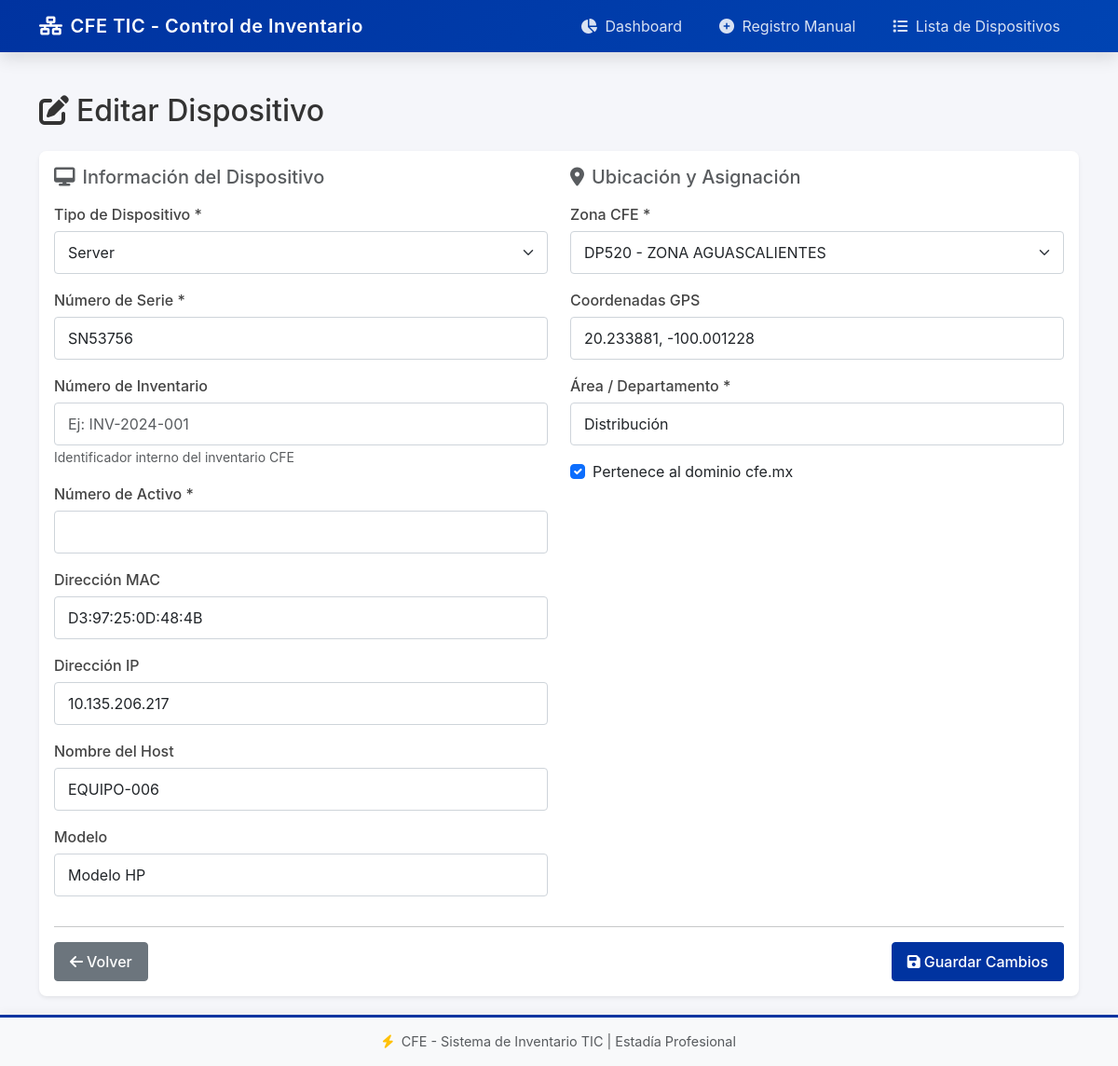
The page /dispositivos/editar/6 on the database its author committed.
### tables this page shows
CREATE TABLE DISPOSITIVOS (
                    id INTEGER PRIMARY KEY AUTOINCREMENT,
                    mac_address TEXT UNIQUE,
                    ip_address TEXT,
                    nombre_host TEXT,
                    numero_serie TEXT,
                    modelo TEXT,
                    tipo TEXT,
                    origen TEXT DEFAULT 'OCS',
                    numero_activo TEXT,
                    cve_zona TEXT,
                    coordenadas_gps TEXT,
                    area_pertenencia TEXT,
                    dominio BOOLEAN DEFAULT 0,
                    fecha_registro TIMESTAMP DEFAULT CURRENT_TIMESTAMP,
                    fecha_ultimo_inventario TIMESTAMP, numero_inventario TEXT,
                    FOREIGN KEY (cve_zona) REFERENCES ZONAS(cve_zona)
                );

### app.py (the view, shortened to what this page needs)
@app.route('/dispositivos/editar/<int:dispositivo_id>', methods=['GET', 'POST'])
def editar_dispositivo(dispositivo_id):
    dispositivo = obtener_dispositivo_por_id(dispositivo_id)
    if not dispositivo:
        return redirect(url_for('dispositivos'))
    if request.method == 'GET':
        zonas_options = [('', 'Seleccionar zona...')]
        for clave in ZONAS_LIST:
            nombre = ZONAS_CFE.get(clave, clave)
            zonas_options.append((clave, f"{clave} - {nombre}"))
        return render_template(
            'editar_dispositivo.html',
            dispositivo=dispositivo,
            zonas=zonas_options,
            tipos=TIPOS_DISPOSITIVO
        )

### models.py (called while the page is built)
def get_connection():
    return sqlite3.connect(config.DATABASE_PATH)

def obtener_dispositivo_por_id(dispositivo_id):
    try:
        with get_connection() as conn:
            conn.row_factory = sqlite3.Row
            cursor = conn.cursor()
            cursor.execute("""
                SELECT d.*, z.nombre_zona
                FROM DISPOSITIVOS d
                LEFT JOIN ZONAS z ON d.cve_zona = z.cve_zona
                WHERE d.id = ?
            """, (dispositivo_id,))
            row = cursor.fetchone()
            return dict(row) if row else None
    except sqlite3.Error as e:
        print(f"Error al obtener dispositivo: {e}")
        return None

### templates/editar_dispositivo.html (shortened to what this page needs)
{% extends "base.html" %}
{% block content %}
<div class="editar-dispositivo">
    <h2 class="mb-4">
        <i class="fas fa-edit me-2"></i>Editar Dispositivo
    </h2>
    <div class="card">
        <div class="card-body">
            <form method="POST" action="{{ url_for('editar_dispositivo', dispositivo_id=dispositivo.id) }}">
                <div class="row">
                    <div class="col-md-6">
                        <h5 class="mb-3 text-muted">
                            <i class="fas fa-desktop me-2"></i>Información del Dispositivo
                        </h5>
                        <div class="mb-3">
                            <label for="tipo" class="form-label">Tipo de Dispositivo *</label>
                            <select class="form-select" id="tipo" name="tipo" required>
                                {% for tipo in tipos %}
                                <option value="{{ tipo }}" {% if dispositivo.tipo == tipo %}selected{% endif %}>
                                    {{ tipo }}
                                </option>
                                {% endfor %}
                            </select>
                        </div>
                        <div class="mb-3">
                            <label for="numero_serie" class="form-label">Número de Serie *</label>
                            <input type="text" class="form-control" id="numero_serie" name="numero_serie"
                                   value="{{ dispositivo.numero_serie or '' }}" required>
                        </div>
                        <div class="mb-3">
                            <label for="numero_inventario" class="form-label">Número de Inventario</label>
                            <input type="text" class="form-control" id="numero_inventario" name="numero_inventario"
                                   value="{{ dispositivo.numero_inventario or '' }}"
                                   placeholder="Ej: INV-2024-001">
                            <small class="text-muted">Identificador interno del inventario CFE</small>
                        </div>
                        <div class="mb-3">
                            <label for="numero_activo" class="form-label">Número de Activo *</label>
                            <input type="text" class="form-control" id="numero_activo" name="numero_activo"
                                   value="{{ dispositivo.numero_activo or '' }}" required>
                        </div>
                        <div class="mb-3">
                            <label for="mac_address" class="form-label">Dirección MAC</label>
                            <input type="text" class="form-control" id="mac_address" name="mac_address"
                                   value="{{ dispositivo.mac_address or '' }}">
                        </div>
                        <div class="mb-3">
                            <label for="ip_address" class="form-label">Dirección IP</label>
                            <input type="text" class="form-control" id="ip_address" name="ip_address"
                                   value="{{ dispositivo.ip_address or '' }}">
                        </div>
                        <div class="mb-3">
                            <label for="nombre_host" class="form-label">Nombre del Host</label>
                            <input type="text" class="form-control" id="nombre_host" name="nombre_host"
                                   value="{{ dispositivo.nombre_host or '' }}">
                        </div>
                        <div class="mb-3">
                            <label for="modelo" class="form-label">Modelo</label>
                            <input type="text" class="form-control" id="modelo" name="modelo"
                                   value="{{ dispositivo.modelo or '' }}">
                        </div>
                    </div>
                    <div class="col-md-6">
                        <h5 class="mb-3 text-muted">
                            <i class="fas fa-map-marker-alt me-2"></i>Ubicación y Asignación
                        </h5>
                        <div class="mb-3">
                            <label for="cve_zona" class="form-label">Zona CFE *</label>
                            <select class="form-select" id="cve_zona" name="cve_zona" required>
                                {% for item in zonas %}
                                <option value="{{ item[0] }}" {% if dispositivo.cve_zona == item[0] %}selected{% endif %}>
                                    {{ item[1] }}
                                </option>
                                {% endfor %}
                            </select>
                        </div>
                        <div class="mb-3">
                            <label for="coordenadas_gps" class="form-label">Coordenadas GPS</label>
                            <input type="text" class="form-control" id="coordenadas_gps" name="coordenadas_gps"
                                   value="{{ dispositivo.coordenadas_gps or '' }}"
                                   placeholder="20.5888, -100.3899">
                        </div>
                        <div class="mb-3">
                            <label for="area_pertenencia" class="form-label">Área / Departamento *</label>
                            <input type="text" class="form-control" id="area_pertenencia" name="area_pertenencia"
                                   value="{{ dispositivo.area_pertenencia or '' }}" required>
                        </div>
                        <div class="mb-3 form-check">
                            <input type="checkbox" class="form-check-input" id="dominio" name="dominio"
                                   {% if dispositivo.dominio %}checked{% endif %}>
                            <label class="form-check-label" for="dominio">
                                Pertenece al dominio cfe.mx
                            </label>
                        </div>
                    </div>
                </div>
                <hr>
                <div class="d-flex justify-content-between">
                    <a href="{{ url_for('dispositivos') }}" class="btn btn-secondary">
                        <i class="fas fa-arrow-left me-1"></i>Volver
                    </a>
                    <button type="submit" class="btn btn-primary">
                        <i class="fas fa-save me-1"></i>Guardar Cambios
                    </button>
                </div>
            </form>
        </div>
    </div>
</div>
{% endblock %}

### static/css/style.css (style rules this page uses)
:root { --cfe-blue: #003366; --cfe-light-blue: #0044b3; --cfe-gold: #ffc107; --cfe-dark: #1a1a2e; --cfe-gray: #6c757d; --cfe-success: #28a745; --cfe-danger: #dc3545; --cfe-warning: #ffc107; --shadow-sm: 0 0.125rem 0.25rem rgba(0, 0, 0, 0.075); --shadow-md: 0 0.5rem 1rem rgba(0, 0, 0, 0.1); --shadow-lg: 0 1rem 3rem rgba(0, 0, 0, 0.15); --radius-sm: 0.25rem; --radius-md: 0.5rem; --radius-lg: 0.75rem; --transition: all 0.3s ease; }
* { box-sizing: border-box; }
body { font-family: -apple-system, BlinkMacSystemFont, 'Segoe UI', Roboto, 'Helvetica Neue', Arial, sans-serif; background-color: #f5f6fa; color: #333; }
.card { border: none; border-radius: var(--radius-md); box-shadow: var(--shadow-sm); transition: var(--transition); }
.btn { border-radius: var(--radius-sm); font-weight: 500; padding: 0.5rem 1rem; transition: var(--transition); }
.btn-primary { background-color: var(--cfe-blue); border-color: var(--cfe-blue); }
.form-control, .form-select { border-radius: var(--radius-sm); border: 1px solid #ced4da; padding: 0.625rem 0.875rem; transition: var(--transition); }
.form-label { font-weight: 500; color: #444; margin-bottom: 0.375rem; }
.card, .stat-card { animation: fadeIn 0.4s ease-out; }

### templates/base.html (style rules this page uses)
:root { --cfe-blue: #0033A0; --cfe-dark: #1a1a2e; --cfe-light: #f8f9fa; }
body { min-height: 100vh; display: flex; flex-direction: column; }

### rows shown on the page
DISPOSITIVOS: tipo "Server", numero_serie "SN53756", mac_address "D3:97:25:0D:48:4B", ip_address "10.135.206.217", nombre_host "EQUIPO-006", modelo "Modelo HP", cve_zona "DP520 - ZONA AGUASCALIENTES", coordenadas_gps "20.233881, -100.001228", area_pertenencia "Distribución", dominio "☑"
